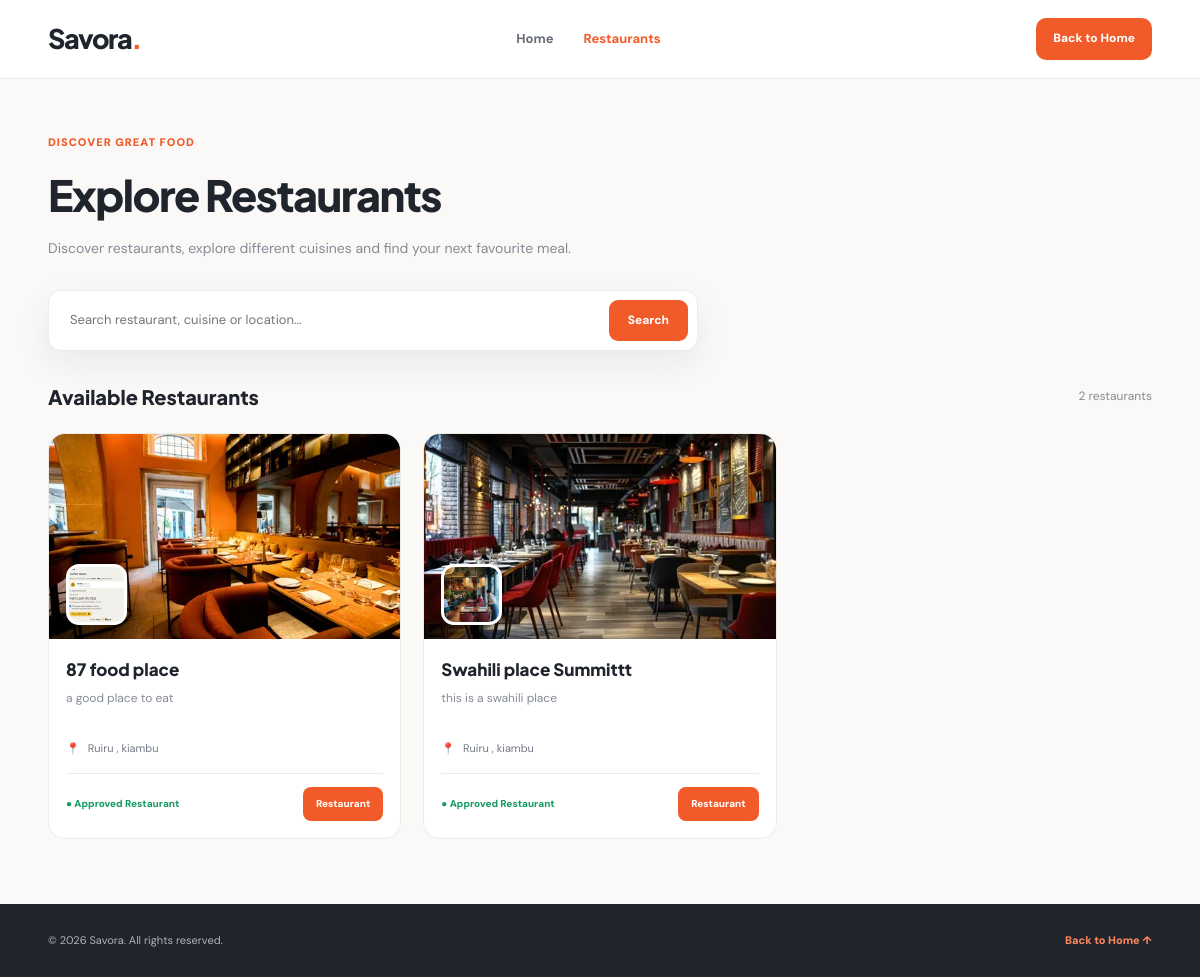
The page /restaurants/ on the database as committed earlier.
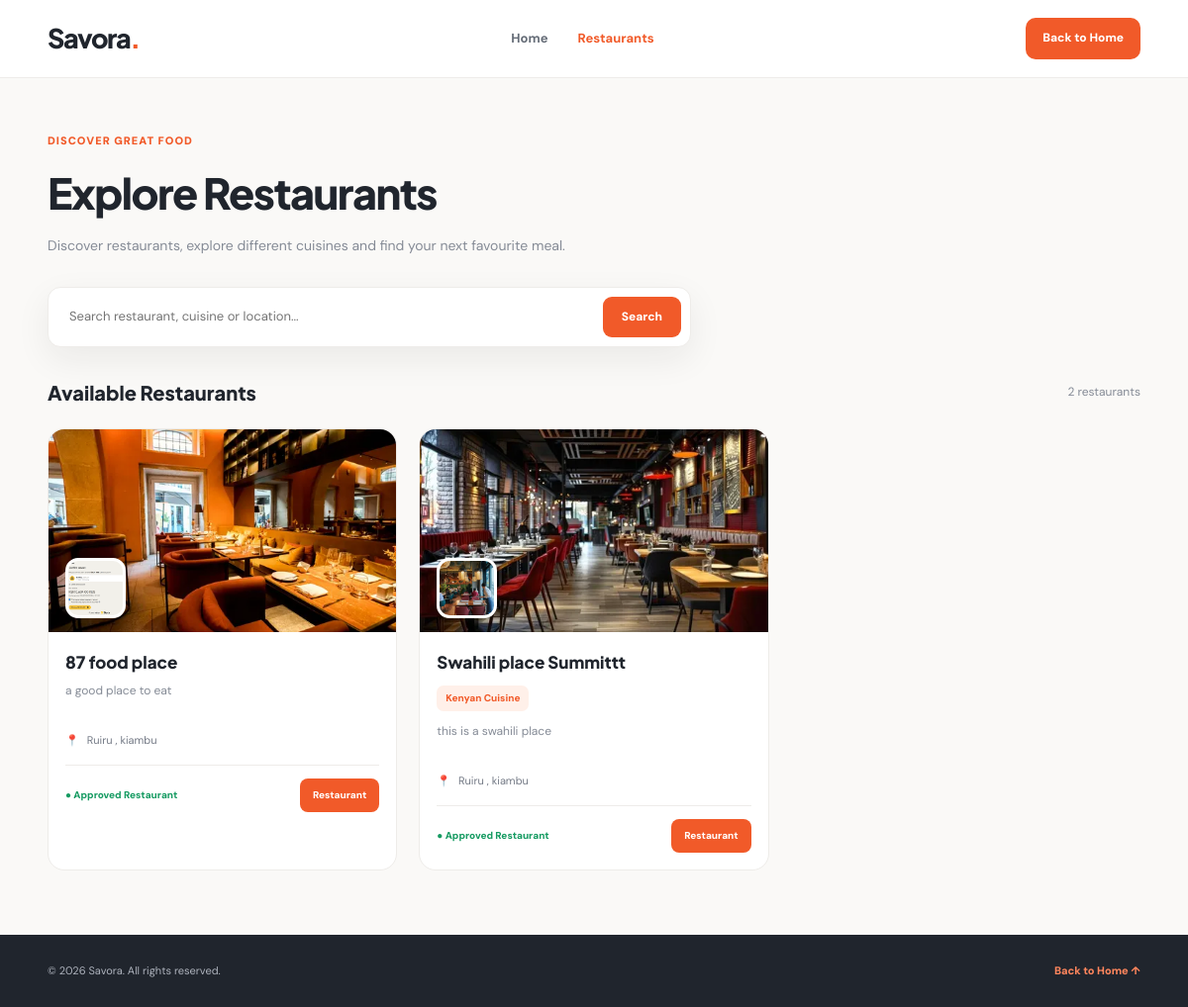
The same page on the database as committed later.
### food_delivery/models.py (models this page shows, shortened)
class Restaurant(models.Model):
    STATUS_CHOICES = [
        ('pending', 'Pending Approval'),
        ('approved', 'Approved'),
        ('rejected', 'Rejected'),
        ('suspended', 'Suspended'),
    ]
    owner = models.ForeignKey(
        User,
        on_delete=models.CASCADE,
        related_name='restaurants'
    )
    name = models.CharField(max_length=200)
    description = models.TextField()
    cuisine = models.ForeignKey(
        Cuisine,
        on_delete=models.SET_NULL,
        null=True,
        blank=True,
        related_name='restaurants'
    )
    logo = models.ImageField(
        upload_to='restaurants/logos/',
        blank=True,
        null=True
    )
    cover_image = models.ImageField(
        upload_to='restaurants/covers/',
        blank=True,
        null=True
    )
    phone = models.CharField(max_length=20)
    email = models.EmailField(blank=True)
    country = models.CharField(max_length=100, default='Kenya')
    county = models.CharField(max_length=100)
    town = models.CharField(max_length=100)
    area = models.CharField(
        max_length=150,
        help_text='Estate or neighbourhood, e.g. Kimbo'
    )
    street = models.CharField(max_length=150, blank=True)
    building = models.CharField(max_length=150, blank=True)
    landmark = models.CharField(max_length=200, blank=True)
    additional_directions = models.TextField(blank=True)
    status = models.CharField(
        max_length=20,
        choices=STATUS_CHOICES,
        default='pending'
    )
    created_at = models.DateTimeField(auto_now_add=True)
    updated_at = models.DateTimeField(auto_now=True)
    class Meta:
        ordering = ['-created_at']

class Cuisine(models.Model):
    name = models.CharField(max_length=100, unique=True)
    description = models.TextField(blank=True)
    class Meta:
        ordering = ['name']
        verbose_name_plural = 'Cuisines'

### food_delivery/views.py (the view, shortened to what this page needs)
def restaurant_list(request):
    search_query = request.GET.get("q", "").strip()
    restaurants = Restaurant.objects.filter(
        status="approved"
    ).select_related("cuisine").order_by("name")
    context = {
        "restaurants": restaurants,
        "search_query": search_query,
        "restaurant_count": restaurants.count(),
    }
    return render(
        request,
        "food_delivery/restaurants/restaurant_list.html",
        context
    )

### food_delivery/templates/food_delivery/restaurants/restaurant_list.html (shortened to what the changed rows need)
<!DOCTYPE html>
<html lang="en">
<head>
</head>
<body>
    <main>
        <section class="page-header">
            <div class="container">
                <h1>Explore Restaurants</h1>
            </div>
        </section>
        <section>
            <div class="container">
                <div class="results-heading">
                    <h2>
                        {% if search_query %}
                            Search Results
                        {% else %}
                            Available Restaurants
                        {% endif %}
                    </h2>
                </div>
                <div class="restaurant-grid">
                    {% for restaurant in restaurants %}
                        <article class="restaurant-card">
                            <div class="restaurant-image-wrap">
                                {% if restaurant.cover_image %}
                                    <img
                                        src="{{ restaurant.cover_image.url }}"
                                        alt="{{ restaurant.name }}"
                                        class="restaurant-cover"
                                    >
                                {% elif restaurant.logo %}
                                    <img
                                        src="{{ restaurant.logo.url }}"
                                        alt="{{ restaurant.name }}"
                                        class="restaurant-cover"
                                    >
                                {% else %}
                                    <img
                                        src="https://images.unsplash.com/photo-1517248135467-4c7edcad34c4?w=900"
                                        alt="Restaurant"
                                        class="restaurant-cover"
                                    >
                                {% endif %}
                                {% if restaurant.logo %}
                                    <img
                                        src="{{ restaurant.logo.url }}"
                                        alt="{{ restaurant.name }} logo"
                                        class="restaurant-logo"
                                    >
                                {% endif %}
                            </div>
                            <div class="restaurant-info">
                                <h3>{{ restaurant.name }}</h3>
                                {% if restaurant.cuisine %}
                                    <span class="cuisine">
                                        {{ restaurant.cuisine.name }}
                                    </span>
                                {% endif %}
                                <p class="description">
                                    {% if restaurant.description %}
                                        {{ restaurant.description|truncatewords:18 }}
                                    {% else %}
                                        Discover delicious meals from
                                        {{ restaurant.name }}.
                                    {% endif %}
                                </p>
                                <div class="restaurant-location">
                                    <span>📍</span>
                                    {% if restaurant.town %}
                                        {{ restaurant.town }}
                                    {% endif %}
                                    {% if restaurant.county %}
                                        {% if restaurant.town %}, {% endif %}
                                        {{ restaurant.county }}
                                    {% endif %}
                                </div>
                                <div class="restaurant-footer">
                                    <span class="approved-label">
                                        ● Approved Restaurant
                                    </span>
                                    <span class="view-link">
                                        Restaurant
                                    </span>
                                </div>
                            </div>
                        </article>
                    {% endfor %}
                </div>
            </div>
        </section>
    </main>
</body>
</html>

Rows that differ between the two databases and show on the page:
changed Restaurant "Swahili place Summittt": cuisine_id empty → 1 (drawn); cuisine.name (not shown) → "Kenyan Cuisine"
